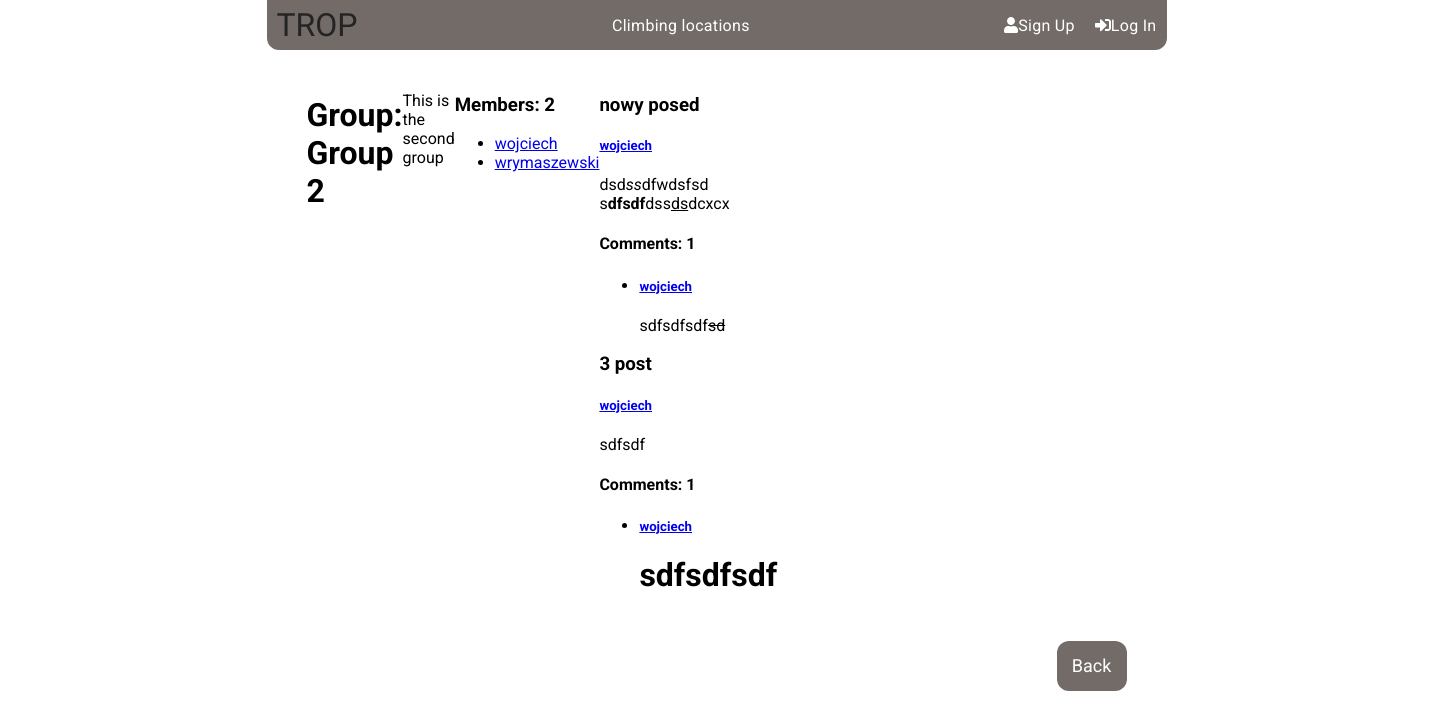
Page /accounts/group/group-2/ on the committed database.
### accounts/models.py (models this page shows, shortened)
class Group(models.Model):
    name = models.CharField(max_length = 255, unique=True)
    slug = models.SlugField(allow_unicode = True, unique=True)
    description = models.TextField(blank=True, default='')
    members = models.ManyToManyField(User, through='GroupMember')
    class Meta:
        ordering = ['name']

### posts/models.py (models this page shows, shortened)
class Post(models.Model):
    author = models.ForeignKey(User, related_name='posts', on_delete=models.CASCADE)
    group = models.ForeignKey(Group, related_name = 'posts', on_delete=models.CASCADE)
    title = models.CharField(max_length = 200)
    text = models.TextField()
    created_at = models.DateTimeField(auto_now_add=True)
    updated_at = models.DateTimeField(auto_now=True)
    class Meta:
        ordering: ['created_at']

class Comment(models.Model):
    post  = models.ForeignKey(Post, related_name = 'comments', on_delete = models.CASCADE)
    author = models.ForeignKey(User, related_name = 'comments', on_delete = models.CASCADE)
    text = models.TextField()
    created_at = models.DateTimeField(auto_now_add=True)
    updated_at = models.DateTimeField(auto_now=True)
    class Meta:
        ordering: ['created_at']

### accounts/views.py (the view)
# urls.py: url(r'group/(?P<slug>[-\w]+)/$', views.SingleGroup.as_view(),
class SingleGroup(DetailView):
    model = Group

### accounts/templates/accounts/group_detail.html (shortened to what this page needs)
{% extends "accounts/accounts_base.html" %}
{% block accounts_content %}
<h1>Group: {{group.name}}</h1>
<p>{{group.description}}</p>
<div class="container">
  <h3>Members: {{group.members.count}}</h3>
  <ul>
    {% for member in group.members.all %}
      <li><a href="{% url 'accounts:user_profile' username=member.username%}">{{member.username}}</a></li>
    {% endfor %}
  </ul>
</div>
<div class="container">
{% if group.posts %}
{% for post in  group.posts.all%}
  {% include "posts/_post.html" %}
{% endfor %}
{% else %}
  <h2>No Posts</h2>
{% endif %}
</div>
{% endblock accounts_content %}

### posts/templates/posts/_post.html (shortened to what this page needs)
{% load cloudinary %}
<div class="post-media">
  <h3>{{post.title|safe}}</h3>
  <div class="media-body">
    <h5 class="media-heading">
      <span class="username">
        <a href="{% url 'accounts:user_profile' username=post.author.username %}">{{post.author.username}}</a>
      </span>
    </h5>
    <div class="post_body">
      <p>{{post.text|safe|linebreaksbr}}</p>
    </div>
    <div class="comment container">
      {% if post.comments %}
        <h4>Comments: {{post.comments.count}}</h4>
        <ul>
          {% for comment in post.comments.all %}
          <li>
            <div class="container">
              <h5 class="media-heading">
                <span class="username">
                  <a href="{% url 'accounts:user_profile' username=comment.author.username %}">{{comment.author.username}}</a>
                </span>
              </h5>
              <div class="container comment-body">
                <p>{{comment.text|safe|linebreaksbr}}</p>
              </div>
            </div>
          </li>
          {% endfor %}
        </ul>
      {% else %}
        <h4>No comments</h4>
      {% endif %}
    </div>
  </div>
</div>

### static/css/main.css (style rules this page uses)
.container { width: 900px; margin: 0 auto; font-family: Roboto, sans-serif; }
body { margin: 0; padding: 0; }

### rows in the picture
Group: name "Group 2", description "This is the second group", members.count "2"
Post: title "nowy posed", author.username "wojciech", text "dsd ss dfwdsfsd s dfsdf dss ds dcxcx", comments.count "1"
Comment: author.username "wojciech", text "sdfsdfsdf sd"
Post: title "3 post", author.username "wojciech", text "sdfsdf", comments.count "1"
Comment: author.username "wojciech", text "sdfsdfsdf"

### other values in the picture
{{ member.username }} "wojciech"
{{ member.username }} "wrymaszewski"
